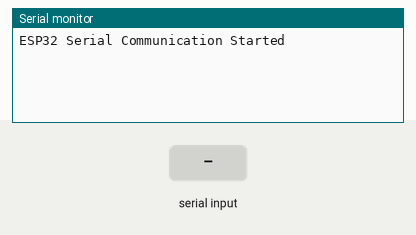
This sketch was run on a simulated ESP32. Parts: the last lines printed to the serial monitor. The inputs (shaded band) are chosen by the test bench.

Above: at 1.2 s.
1.3 s: "1" received over the second serial link
At 3.5 s:
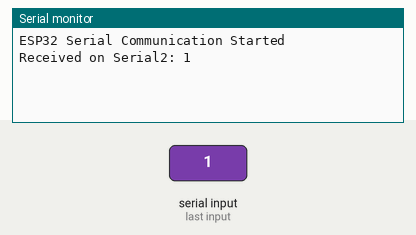
3.8 s: "0" received over the second serial link
At 5.2 s:
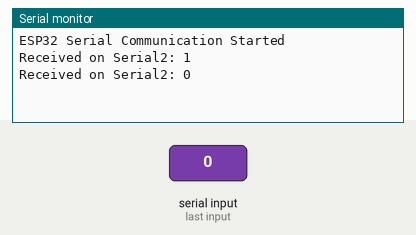
5.3 s: "2" received over the second serial link
At 7.8 s:
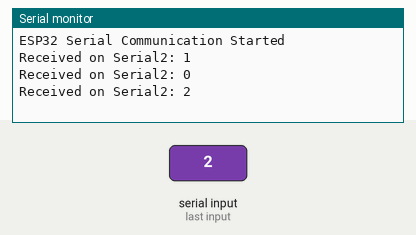

Measured:
- after the input at 1.3 s, the serial monitor: prints a new line after 1.0 s (image 1)
- after the input at 3.8 s, the serial monitor: prints a new line after 1.0 s (image 2)
- after the input at 5.3 s, the serial monitor: prints a new line after 1.0 s (image 3)

The sketch:

Testlora.ino
```cpp
#define RX_PIN 17  // RX pin for Serial2 (can be changed)
#define TX_PIN 16  // TX pin for Serial2 (can be changed)

// Use HardwareSerial object for better ESP32 compatibility
HardwareSerial MySerial(2);  // Serial2 on ESP32

void setup() {
    // Initialize Serial (USB) for debugging
    Serial.begin(115200);  // Higher baud rate typical for ESP32
    while (!Serial) {
        ; // Wait for serial port to connect
    }

    // Initialize Serial2 with custom pins
    MySerial.begin(9600, SERIAL_8N1, RX_PIN, TX_PIN);
    Serial.println("ESP32 Serial Communication Started");
}

void loop() {
    if (MySerial.available() > 0) {
        String str = MySerial.readString();
        Serial.print("Received on Serial2: ");
        Serial.println(str);
        MySerial.print("Echo: ");  // Echo back to sender
        MySerial.println(str);
    }
}
```
